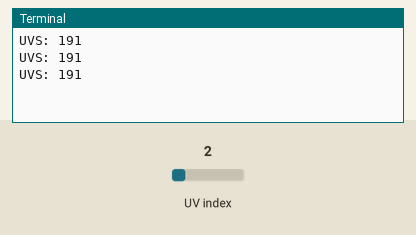
Bench run of a program on a simulated Raspberry Pi (BCM pin numbers). Shown: the last lines printed to the terminal. The test bench sets the inputs (shaded band); at power-on: UV index 2.

Above: at 2.2 s.
2.3 s: UV index set to 0.2
At 2.9 s:
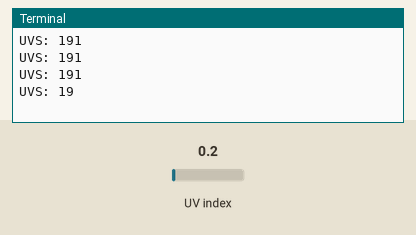
3.8 s: UV index set to 2.8
At 4.4 s:
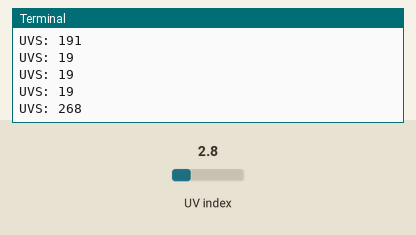
Timing chart, 0 to 6.8 s (numbered marks = the images above; inputs shaded):
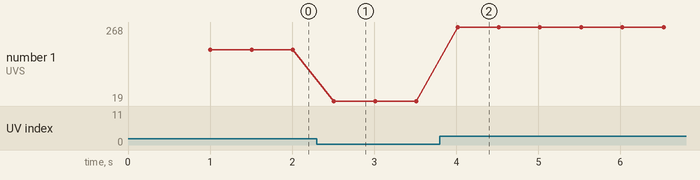

The program:

read_data.py
```python
import time
import math
import smbus

ADDR  = (0X53)

LTR390_MAIN_CTRL = (0x00)  # Main control register
LTR390_MEAS_RATE = (0x04)  # Resolution and data rate
LTR390_GAIN = (0x05)  # ALS and UVS gain range
LTR390_PART_ID = (0x06)  # Part id/revision register
LTR390_MAIN_STATUS = (0x07)  # Main status register
LTR390_ALSDATA = (0x0D)  # ALS data lowest byte, 3 byte
LTR390_UVSDATA = (0x10)  # UVS data lowest byte, 3 byte
LTR390_INT_CFG = (0x19)  # Interrupt configuration
# LTR390_INT_PST = (0x1A)  # Interrupt persistance config
# LTR390_THRESH_UP = (0x21)  # Upper threshold, low byte, 3 byte
# LTR390_THRESH_LOW = (0x24)  # Lower threshold, low byte, 3 byte

#ALS/UVS measurement resolution, Gain setting, measurement rate
RESOLUTION_20BIT_TIME400MS = (0X00)
RESOLUTION_19BIT_TIME200MS = (0X10)
RESOLUTION_18BIT_TIME100MS = (0X20)#default
RESOLUTION_17BIT_TIME50MS  = (0x3)
RESOLUTION_16BIT_TIME25MS  = (0x40)
RESOLUTION_13BIT_TIME12_5MS  = (0x50)
RATE_25MS = (0x0)
RATE_50MS = (0x1)
RATE_100MS = (0x2)# default
RATE_200MS = (0x3)
RATE_500MS = (0x4)
RATE_1000MS = (0x5)
RATE_2000MS = (0x6)

# measurement Gain Range.
GAIN_1  = (0x0)
GAIN_3  = (0x1)# default
GAIN_6 = (0x2)
GAIN_9 = (0x3)
GAIN_18 = (0x4)


class LTR390:
    def __init__(self, address=ADDR):
        self.i2c = smbus.SMBus(1)
        self.address = address

        self.ID = self.Read_Byte(LTR390_PART_ID)
        if(self.ID != 0xB2):
            print("read ID error!,Check the hardware...")
            return

        # self.Write_Byte(LTR390_MAIN_CTRL, 0x02) # MAIN_CTRL=UVS in Active Mode
        self.Write_Byte(LTR390_MEAS_RATE, RESOLUTION_18BIT_TIME100MS | RATE_100MS)# default
        self.Write_Byte(LTR390_GAIN, GAIN_3) # default

    def Read_Byte(self, cmd):
        return self.i2c.read_byte_data(self.address, cmd)

    def Write_Byte(self, cmd, val):
        self.i2c.write_byte_data(self.address ,cmd, val)

    def UVS(self):
        self.Write_Byte(LTR390_INT_CFG, 0x34) # UVS_INT_EN=1, Command=0x34
        self.Write_Byte(LTR390_MAIN_CTRL, 0x0A) #  UVS in Active Mode
        Data1 = self.Read_Byte(LTR390_UVSDATA)
        Data2 = self.Read_Byte(LTR390_UVSDATA + 1)
        Data3 = self.Read_Byte(LTR390_UVSDATA + 2)
        uv =  (Data3<<16)| (Data2<<8) | Data1
        return uv

    def ALS(self):
        self.Write_Byte(LTR390_INT_CFG, 0x14)
        self.Write_Byte(LTR390_MAIN_CTRL, 0x02) #  ALS in Active Mode
        Data1 = self.Read_Byte(LTR390_ALSDATA)
        Data2 = self.Read_Byte(LTR390_ALSDATA + 1)
        Data3 = self.Read_Byte(LTR390_ALSDATA + 2)
        als =  (Data3<<16)| (Data2<<8) | Data1
        return als

    def SetIntVal(self, low, high): # LTR390_THRESH_UP and LTR390_THRESH_LOW
        self.i2c.write_byte_data(self.address, 0x21, high&0xff)
        self.i2c.write_byte_data(self.address, 0x22, (high>>8)&0xff)
        self.i2c.write_byte_data(self.address, 0x23, (high>>16)&0x0f)
        self.i2c.write_byte_data(self.address, 0x24, low&0xff)
        self.i2c.write_byte_data(self.address, 0x25, (low>>8)&0xff)
        self.i2c.write_byte_data(self.address, 0x26, (low>>16)&0x0f)

if __name__ == '__main__':
    sensor = LTR390()
    #sensor.SetIntVal(5, 20) # uvs/als set low/high int val
    time.sleep(1)
    try:
        while True:
            val = sensor.UVS()
            #val2 = sensor.ALS()
            print("UVS: %d"  %val)
            #print("Ambient Light: %d" %val2)
            time.sleep(0.5)

    except KeyboardInterrupt:
        exit()
```

Measured:
- after the input at 2.3 s, the terminal: prints a new line after 0.21 s (image 1)
- after the input at 3.8 s, the terminal: prints a new line after 0.22 s (image 2)
- plotted number 1: 191 → 19 after the input at 2.3 s, 19 → 268 after the input at 3.8 s
